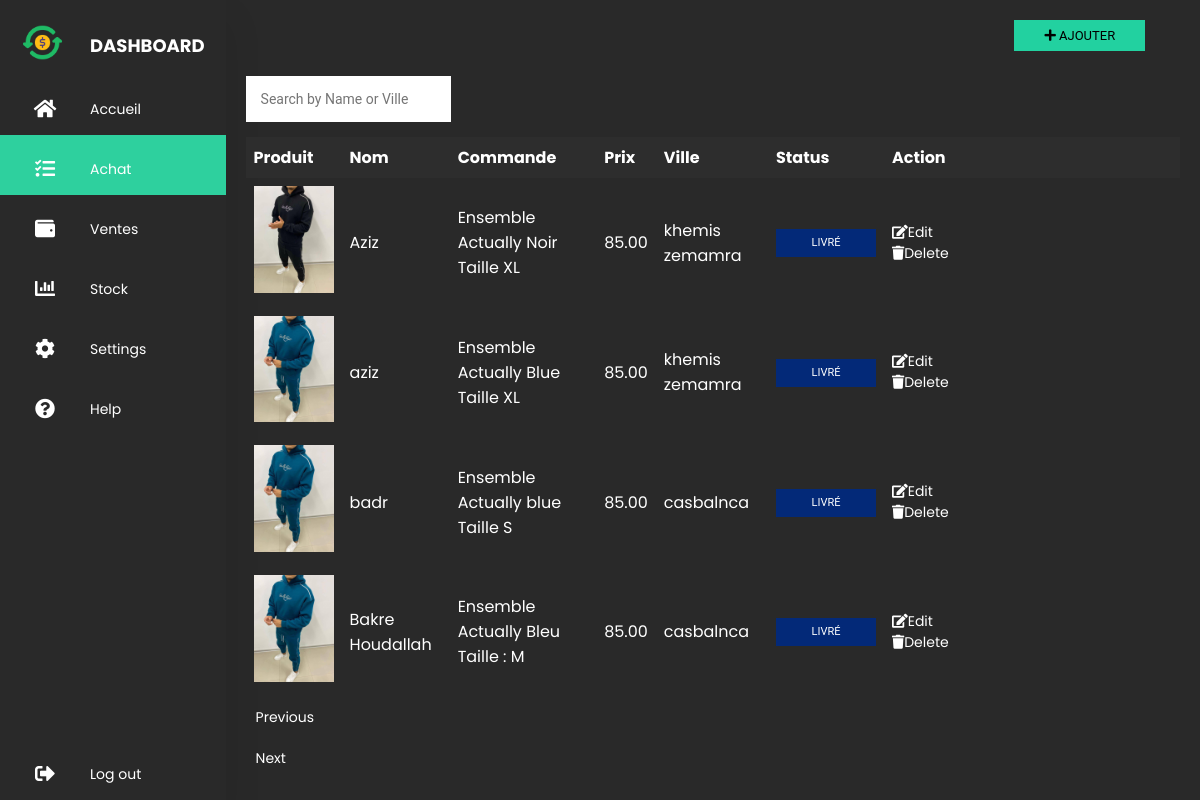
The app's page /sortie.php?page=4 (signed in) with its own data.
### tables this page shows
CREATE TABLE `clients` (
  `id` int(11) NOT NULL,
  `image` varchar(255) NOT NULL,
  `name` varchar(255) NOT NULL,
  `commande` varchar(255) NOT NULL,
  `prix` decimal(10,2) NOT NULL,
  `ville` varchar(255) NOT NULL,
  `status` varchar(50) NOT NULL,
  `moved_to_entrer` tinyint(1) DEFAULT 0,
  `moved_to_stock` int(11) DEFAULT 0
);

### sortie.php (the view, shortened to what this page needs)
<?php
include 'db.php';
$perPage = 4;
if (isset($_GET['page'])) {
    $currentPage = $_GET['page'];
} else {
    $currentPage = 1;
}
$startIndex = ($currentPage - 1) * $perPage;
$sql = "SELECT * FROM clients
        ORDER BY CASE
            WHEN status = 'Demandé' THEN 1
            ELSE 2
        END, name ASC
        LIMIT $startIndex, $perPage";
$result = $conn->query($sql);
?>
    <!DOCTYPE html>
    <html>
    <head>
        <link rel="stylesheet" href="css/sortie.css" />
        <link rel="stylesheet" href="https://cdnjs.cloudflare.com/ajax/libs/font-awesome/5.15.4/css/all.min.css"/>
    </head>
    <body>
    <div class="container">
        <?php include 'menu.php'; ?>
        <section class="main">
            <center>
                <button id="showFormButton" class="add">
                    <i class="fas fa-plus"></i> Ajouter
                </button>
                <br>
                <br>
            </center>
<div class="container1">
    <div class="search-bar">
        <form method="GET">
            <input class="cherch" type="text" name="search_query" id="searchQuery" placeholder="Search by Name or Ville" required>
        </form>
    </div>
</div>
                <table>
                    <thead>
                    <tr>
                        <th>Produit</th>
                        <th>Nom</th>
                        <th>Commande</th>
                        <th>Prix</th>
                        <th>Ville</th>
                        <th>Status</th>
                        <th>Action</th>
                    </tr>
                    </thead>
                    <tbody>
                    <?php
                    if ($result->num_rows > 0) {
                        while ($row = $result->fetch_assoc()) {
                            echo "<tr>";
                            echo "<td><img src='" . $row["image"] . "' alt='Client Image' width='80'></td>";
                            echo "<td>" . $row["name"] . "</td>";
                            echo "<td>" . $row["commande"] . "</td>";
                            echo "<td>" . $row["prix"] . "</td>";
                            echo "<td>" . $row["ville"] . "</td>";
                            $statusClass = "";
                            switch ($row["status"]) {
                                case "Livré":
                                    $statusClass = "livre";
                                    break;
                            }
                            echo "<td>";
                            echo "<center>";
                            echo "<button class='status-button $statusClass'>" . $row["status"] . "</button>";
                            echo "</center>";
                            echo "</td>";
                            echo "<td class='icon-container'><a href='javascript:void(0);' class='edit-client' data-client-id='" . $row["id"] . "'><i class='fas fa-edit'></i>Edit</a>
                                    <a href='delete_client.php?id=" . $row["id"] . "'><i class='fas fa-trash'></i>Delete</a></td>";
                            echo "</tr>";
                        }
                    } else {
                        echo "<tr><td colspan='7'>No clients found.</td></tr>";
                    }
                    ?>
                    </tbody>
                </table>
            <?php
            $perPage = 4;
            if (isset($_GET['page'])) {
                $currentPage = $_GET['page'];
            } else {
                $currentPage = 1;
            }
            $startIndex = ($currentPage - 1) * $perPage;
            echo '<div class"here">';
            if ($currentPage > 1) {
                echo "<a class=dd href='sortie.php?page=" . ($currentPage - 1) . "'>Previous</a>";
            }
            $sqlCount = "SELECT COUNT(*) AS total FROM clients";
            $countResult = $conn->query($sqlCount);
            $countRow = $countResult->fetch_assoc();
            $totalClients = $countRow['total'];
            if ($totalClients > $startIndex + $perPage) {
                echo "<a class=dd href='sortie.php?page=" . ($currentPage + 1) . "'>Next</a>";
            }
            ?>
        </section>
    </div>
    </body>
    </html>

### css/sortie.css (style rules this page uses)
* { margin: 0; padding: 0; outline: none; border: none; text-decoration: none; box-sizing: border-box; font-family: "Poppins", sans-serif; }
body { background: #292929; }
.container { display: flex; }
a { position: relative; color: white; font-size: 14px; display: table; width: 280px; padding: 10px; }
.main { position: relative; padding: 20px; width: 100%; }
table { width: 100%; border-collapse: collapse; }
th, td { padding: 8px; text-align: left; color: #FFFFFF; }
th { background-color: #2d2d2d; }
input { font-family: "Roboto", sans-serif; outline: 0; width: 100%; border: 0; margin: 0 0 15px; padding: 15px; box-sizing: border-box; font-size: 14px; }
.add { margin-left: 734px; font-family: "Roboto", sans-serif; text-transform: uppercase; outline: 0; background: #22d1a0; width: 14%; border: 8; padding: 8px; color: black; font-size: 13px; -webkit-transition: all 0.3 ease; transition: all 0.3 ease; cursor: pointer; }
.status-button { font-family: "Roboto", sans-serif; text-transform: uppercase; outline: 0; border: none; padding: 8px; color: #FFFFFF; -webkit-transition: all 0.3s ease; transition: all 0.3s ease; cursor: pointer; line-height: 12px; font-size: 11px; width: 100px; }
.livre { background: #032978; }
.cherch { font-family: "Roboto", sans-serif; outline: 0; width: 22%; border: 0; margin: 0 0 15px; padding: 15px; box-sizing: border-box; font-size: 14px; }

### records on screen
clients: image (picture), name "Aziz", commande "Ensemble Actually Noir Taille XL", prix "85.00", ville "khemis zemamra", status "LIVRÉ"
clients: image (picture), name "aziz", commande "Ensemble Actually Blue Taille XL", prix "85.00", ville "khemis zemamra", status "LIVRÉ"
clients: image (picture), name "badr", commande "Ensemble Actually blue Taille S", prix "85.00", ville "casbalnca", status "LIVRÉ"
clients: image (picture), name "Bakre Houdallah", commande "Ensemble Actually Bleu Taille : M", prix "85.00", ville "casbalnca", status "LIVRÉ"
